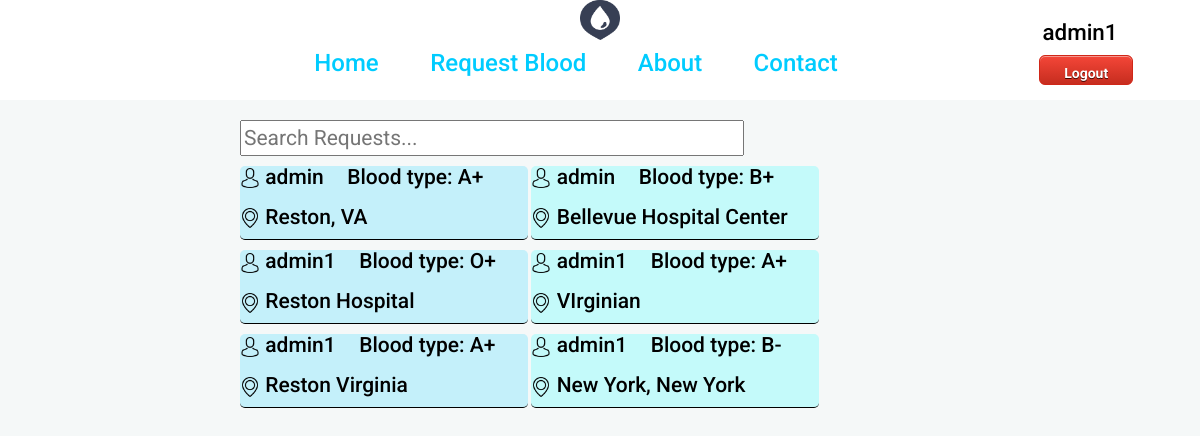
Screenshot of /requestlist/ (signed in) with the database file from the repository.
### socialblood/models.py (models this page shows, shortened)
class Request(models.Model):
    blood_type = models.CharField(max_length=3, choices =BLOOD_TYPES)
    create_date = models.DateTimeField(blank=True, null=True)
    location = models.CharField(max_length=120)
    user = models.ForeignKey('auth.User')

### socialblood/views.py (the view)
# urls.py: url(r'^requestlist/', views.RequestListView.as_view(), name='requestlist'),
class RequestListView(ListView):
    model = Request
    template_name = 'blood/requestlist.html'
    def get_context_data(self, **kwargs):
        context = super(RequestListView, self).get_context_data(**kwargs)
        return context

### socialblood/templates/blood/requestlist.html (shortened to what this page needs)
<!DOCTYPE html>
{% load staticfiles %}
<html lang="en">
<head>
    <link rel="stylesheet" href="//maxcdn.bootstrapcdn.com/bootstrap/3.2.0/css/bootstrap.min.css">
    <link rel="stylesheet" href="//maxcdn.bootstrapcdn.com/bootstrap/3.2.0/css/bootstrap-theme.min.css">
    <link rel="stylesheet" href="{% static 'css/navigationbar.css' %}">
    <link rel="stylesheet" href="{% static 'css/buttons.css' %}">
    <link rel="stylesheet" href="{% static 'css/user.css' %}">
    <link rel="stylesheet" href="{% static 'css/requestlist.css' %}">
</head>
<body>
<nav>
    <div class="logo">
        <img src="{% static 'images/logo-dark.png' %}">
    </div>
    <div class="nav-wrapper">
        <div class="nav-info">
             {% if user.is_authenticated %}
             <h3><a href="/">Home</a></h3>
            <h3><a href="/request/">Request Blood</a></h3>
            <h3><a href="/about/">About</a></h3>
            {% else %}
            <h3><a href="{% url 'login'%}">Login</a></h3>
            <h3><a href="{% url 'register' %}">Register</a></h3>
            <h3><a href="#">About</a></h3>
            {% endif %}
            <h3><a href="/contact/">Contact</a></h3>
        </div>
    </div>
         {% if user.is_authenticated %}
            <div class=" user-section">
                <h1 class = "username">{{user.username}}</h1>
                <button class="myButton logout"><a href="/logout/">Logout</a></button>
            </div>
        {% endif %}
</nav>
<div class="wrapper">
    <input type="text" id="searchRequestInput" onkeyup="searchFunction()" placeholder="Search Requests...">
	<ul id="requestUL">
	{% for request in object_list %}
	    <li class="entry">
        <div class="line">
            <div class="user">
                <h1><img src="{% static 'images/icons/avatar.png' %}"> {{request.user}}</h1>
            </div>
            <div class="blood_type">
            <h1>Blood type: {{ request.blood_type }}</h1>
            </div>
        </div>
            <div class="location">
                <h1><img src="{% static 'images/icons/placeholder.png' %}"> {{request.location}}</h1>
            </div>
        </li>
	{% empty %}
	    <li>No requests have been made yet.</li>
	{% endfor %}
	</ul>
</div>
</body>
</html>

### socialblood/static/css/navigationbar.css (style rules this page uses)
nav { width: 100%; height: 100px; background-color: white; }
.logo { width:100%; display:inline-block; margin:auto auto; text-align:center; }
.logo img { width:40px; height: 40px; }
.nav-wrapper { position: relative; display:block; width: 100%; height: 40%; text-align:center; top:10%; margin:0 auto; }
.nav-wrapper .nav-info { display: inline; width: 60%; height: 100px; text-align: center; }
.nav-info h3 { display: inline; margin-right: 4%; height:10px; }
h3 a { color:rgba(0, 204, 255, 1); font-size: 1em; }

### socialblood/static/css/buttons.css (style rules this page uses)
.myButton { -moz-box-shadow:inset 0px 1px 0px 0px #f5978e; -webkit-box-shadow:inset 0px 1px 0px 0px #f5978e; box-shadow:inset 0px 1px 0px 0px #f5978e; background:-webkit-gradient(linear, left top, left bottom, color-stop(0.05, #f24537), color-stop(1, #c62d1f)); background:-moz-linear-gradient(top, #f24537 5%, #c62d1f 100%); background:-webkit-linear-gradient(top, #f24537 5%, #c62d1f 100%); background:-o-linear-gradient(top, #f24537 5%, #c62d1f 100%); background:-ms-linear-gradient(top, #f24537 5%, #c62d1f 100%); background:linear-gradient(to bottom, #f24537 5%, #c62d1f 100%); filter:progid:DXImageTransform.Microsoft.gradient(startColorstr='#f24537', endColorstr='#c62d1f',GradientType=0); background-color:#f24537; -moz-border-radius:6px; -webkit-border-radius:6px; border-radius:6px; border:1px solid #d02718; display:inline-block; cursor:pointer; color:#ffffff; font-family:Arial; font-size:20px; font-weight:bold; padding:6px 24px; text-decoration:none; text-shadow:0px 1px 0px #450500; }

### socialblood/static/css/user.css (style rules this page uses)
.user-section { position: absolute; display: inline-block; width: 20%; height: 100px; top:0px; left:80%; }
.username { position:relative; display:inline-block; color:black; font-family: 'Roboto', sans-serif; font-size: 1.6em; text-align: center; width: 100%; }
.logout { position: relative; display: inline-block; height: 30px; left:33%; }
.logout a { color:white; position: relative; bottom: 5px; font-size:0.7em; }

### socialblood/static/css/requestlist.css (style rules this page uses)
* { font-family: 'Roboto', sans-serif; font-size:1em; }
body { background-color: #f5f8f8; }
.logo { width:100%; display:block; margin:auto auto; text-align:center; }
.logo img { width:40px; height: 40px; }
.wrapper { width: 60%; margin:0 auto; position: relative; top:20px; }
a { font-size: 1em; }
#searchRequestInput { display: block; width: 70%; font-size: 1.5em; left:0; }
ul { margin:0; padding:0; }
ul li:nth-child(odd) { background-color: rgba(0, 204, 255, 0.2); }
ul li:nth-child(even) { background-color: rgba(0, 255, 255, 0.2); }
ul li { border-radius: 5px; position: relative; list-style: none; display: inline-block; width: 40%; margin-top: 10px; border-bottom: 1px solid black; }
ul li h1 { font-size: 1.5em; border-radius: 10px; margin:0; padding:0; }
.entry .line { position: relative; display: inline-block; margin:0; padding:0; width: 100%; height: 30px; }
ul li .user img { width: 20px; }
ul li .user { position: relative; display: inline-block; color:black; margin-right: 20px; }
ul li .user h1 { display: block; }
ul li .blood_type { display: inline-block; }
ul li .blood_type h1 { display: block; color:black; margin-right: 10px; }
ul li .location img { width: 20px; }
ul li .location { display: inline-block; margin:10px; margin-left: 0px; }
ul li .location h1 { display: block; color:black; margin-right: 10px; }

### rows the page displays
Request: user "admin", blood_type "A+", location "Reston, VA"
Request: user "admin", blood_type "B+", location "Bellevue Hospital Center"
Request: user "admin1", blood_type "O+", location "Reston Hospital"
Request: user "admin1", blood_type "A+", location "VIrginian"
Request: user "admin1", blood_type "A+", location "Reston Virginia"
Request: user "admin1", blood_type "B-", location "New York, New York"

### other values shown
{{ user.username }} "admin1"
